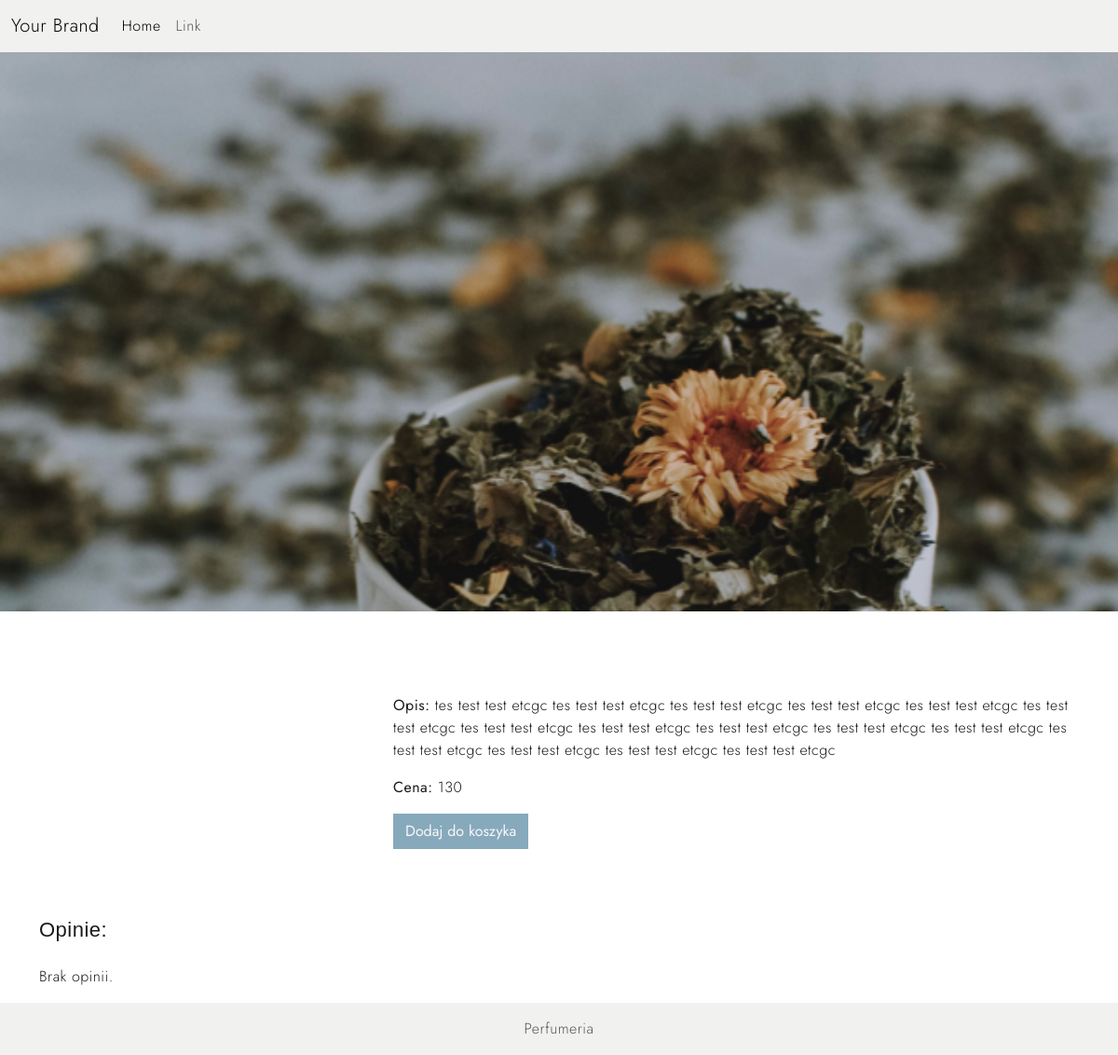
/product/1/, run on an earlier commit of the app's database.
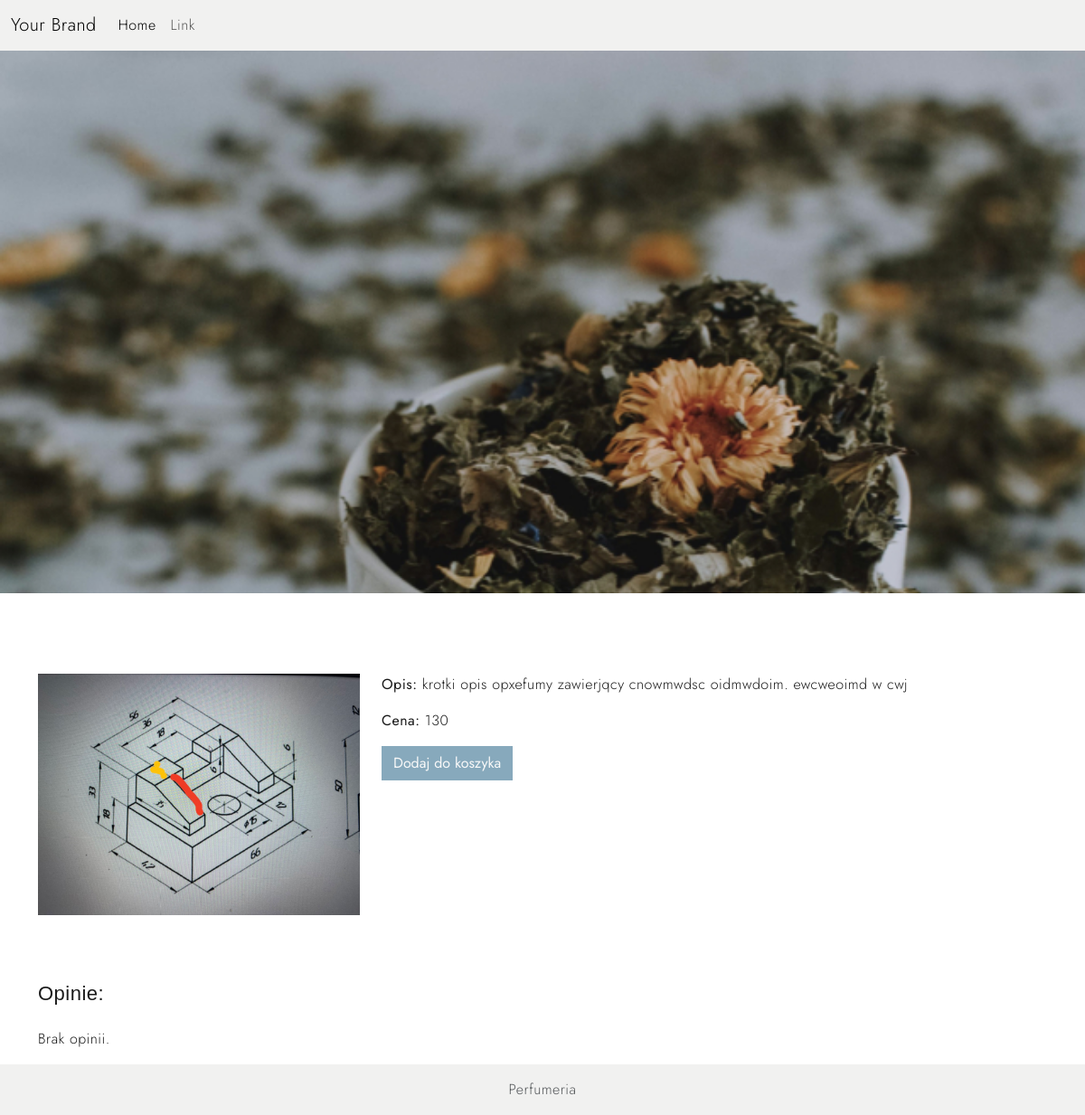
And on a later commit of the database.
### product/models.py (models this page shows)
class Product(models.Model):
    title = models.CharField(max_length=50)
    price = models.IntegerField()
    image = models.ImageField(upload_to="images/")
    description = models.TextField()
    is_featured = models.BooleanField(default=False)  # Dodane pole
    amount = models.IntegerField(default=1)

### product/views.py (the view)
# urls.py: path('product/<int:product_id>/',ProductView.as_view(), name='product_detail'),
class ProductView(View):
    def get(self, request, product_id):  # product_id zostaje jako argument URL
        product = Product.objects.get(id=product_id)
        context = {
            'product': product,
            'opinions': product.opinion_set.all()
        }
        return render(request, 'product/product_detail.html', context=context)

### templates/product/product_detail.html (shortened to what this page needs)
{% extends 'base.html' %}
{% load static  %}
{% block content %}
    <div class="background-container">
    <img src='{% static 'images/collection-item1.jpg' %}' class="full-width-img" alt="Perfume">
</div>
<div class="container mt-5">
    <div class="row">
        <div class="col">
        </div>
    </div>
    <div class="row mt-3">
        <div class="col-md-4">
            <img src="{{ product.image.url }}" class="img-fluid" alt="{{ product.name }}">
        </div>
        <div class="col-md-8">
            <div class="row">
                <div class="col">
                    <p><strong>Opis:</strong> {{ product.description }}</p>
                </div>
            </div>
            <div class="row">
                <div class="col">
                    <p><strong>Cena:</strong> {{ product.price }}</p>
                </div>
            </div>
            <div class="row">
                <div class="col">
                    <form action="{% url 'add_to_card' item_id=product.id %}" method="POST">
            <button type="submit" class="btn btn-primary">Dodaj do koszyka</button>
        </form>
                </div>
            </div>
        </div>
    </div>
</div>
    <div class="container mt-5">
    <div class="row">
                <div class="col">
                    <h3>Opinie:</h3>
                    {% if product.opinion_set.all %}
                        {% for opinion in product.opinion_set.all %}
                            <div>
                                <p><strong>Autor:</strong> {{ opinion.author.username }}</p>
                                <p><strong>Ocena:</strong> {{ opinion.rated }}</p>
                                <p>{{ opinion.description }}</p>
                            </div>
                        {% endfor %}
                    {% else %}
                        <p>Brak opinii.</p>
                    {% endif %}
                </div>
            </div>
    </div>
{% endblock %}

What changed in the data, as far as the page shows it:
changed Product: image: picture added; description "tes test test etcgc tes test test etcgc tes test test etcgc tes test test etcgc tes test test etcgc tes test test etcgc tes test test etcgc tes test test etcgc tes test test etcgc tes test test etcgc tes test test etcgc tes test test etcgc tes test test etcgc tes test test etcgc tes test test etcgc" → "krotki opis opxefumy zawierjqcy cnowmwdsc oidmwdoim. ewcweoimd w cwj"
